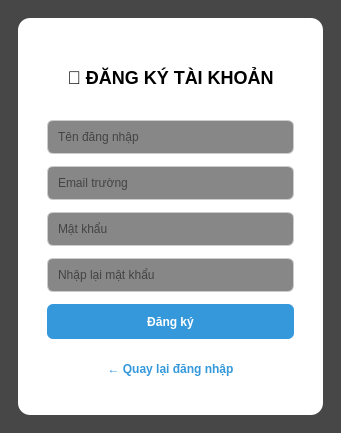
<?xml version="1.0" encoding="UTF-8"?>
<ui version="4.0">
<class>RegisterForm</class>

<widget class="QWidget" name="RegisterForm">
 <property name="windowTitle">
  <string>Đăng ký</string>
 </property>

 <property name="styleSheet">
  <string>
QWidget {
    background-color: rgba(0, 0, 0, 120);
}

/* CARD */
QFrame {
    background: white;
    border-radius: 12px;
    padding: 20px;
}

/* TITLE */
QLabel#lblTitle {
    font-size: 18px;
    font-weight: bold;
}

/* INPUT */
QLineEdit {
    padding: 8px;
    border: 1px solid #ccc;
    border-radius: 6px;
}

/* BUTTON */
QPushButton {
    background-color: #3498db;
    color: white;
    border-radius: 6px;
    height: 35px;
    font-weight: bold;
}

QPushButton:hover {
    background-color: #2980b9;
}

/* BACK BUTTON */
QPushButton#btnBackLogin {
    background: transparent;
    color: #3498db;
    border: none;
}
  </string>
 </property>

 <layout class="QVBoxLayout">

  <!-- Spacer top -->
  <item>
   <spacer name="spacerTop">
    <property name="orientation">
     <enum>Qt::Vertical</enum>
    </property>
   </spacer>
  </item>

  <!-- CENTER -->
  <item>
   <layout class="QHBoxLayout">

    <item>
     <spacer name="spacerLeft">
      <property name="orientation">
       <enum>Qt::Horizontal</enum>
      </property>
     </spacer>
    </item>

    <!-- CARD -->
    <item>
     <widget class="QFrame">

      <!-- SIZE -->
      <property name="minimumWidth">
       <number>320</number>
      </property>
      <property name="maximumWidth">
       <number>350</number>
      </property>

      <layout class="QVBoxLayout">

       <property name="spacing">
        <number>12</number>
       </property>

       <!-- TITLE -->
       <item>
        <widget class="QLabel" name="lblTitle">
         <property name="text">
          <string>📝 ĐĂNG KÝ TÀI KHOẢN</string>
         </property>
         <property name="alignment">
          <set>Qt::AlignCenter</set>
         </property>
        </widget>
       </item>

       <!-- USER -->
       <item>
        <widget class="QLineEdit" name="txtUsername">
         <property name="placeholderText">
          <string>Tên đăng nhập</string>
         </property>
        </widget>
       </item>

       <!-- EMAIL -->
       <item>
        <widget class="QLineEdit" name="txtEmail">
         <property name="placeholderText">
          <string>Email trường</string>
         </property>
        </widget>
       </item>

       <!-- PASSWORD -->
       <item>
        <widget class="QLineEdit" name="txtPassword">
         <property name="echoMode">
          <enum>QLineEdit::Password</enum>
         </property>
         <property name="placeholderText">
          <string>Mật khẩu</string>
         </property>
        </widget>
       </item>

       <!-- CONFIRM -->
       <item>
        <widget class="QLineEdit" name="txtConfirm">
         <property name="echoMode">
          <enum>QLineEdit::Password</enum>
         </property>
         <property name="placeholderText">
          <string>Nhập lại mật khẩu</string>
         </property>
        </widget>
       </item>

       <!-- BUTTON -->
       <item>
        <widget class="QPushButton" name="btnRegister">
         <property name="text">
          <string>Đăng ký</string>
         </property>
        </widget>
       </item>

       <!-- BACK -->
       <item>
        <widget class="QPushButton" name="btnBackLogin">
         <property name="text">
          <string>← Quay lại đăng nhập</string>
         </property>
        </widget>
       </item>

      </layout>
     </widget>
    </item>

    <item>
     <spacer name="spacerRight">
      <property name="orientation">
       <enum>Qt::Horizontal</enum>
      </property>
     </spacer>
    </item>

   </layout>
  </item>

  <!-- Spacer bottom -->
  <item>
   <spacer name="spacerBottom">
    <property name="orientation">
     <enum>Qt::Vertical</enum>
    </property>
   </spacer>
  </item>

 </layout>
</widget>

<resources/>
<connections/>
</ui>
